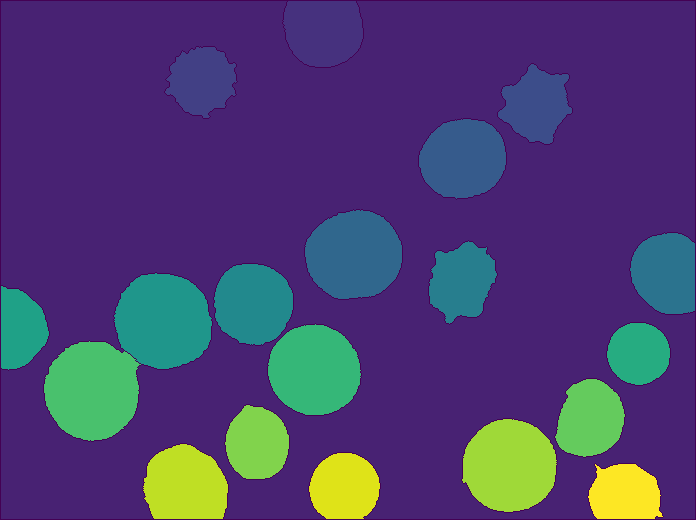
#> input picture my_images/Malaria_5Slices_sl1_ch1_p40_t1_openCV.png, 696 x 520 px, found by its file name
$ python -i openCV_watershed.py   (imports and definitions only)
#> lines starting #> are read from the running program, lines starting #| are printed output that depends on the picture; after the words box and inside, x2 and y2 are one past the last pixel; in counts of white or black regions, pixels touching at a corner belong together
#!/usr/bin/env python3
# -*- coding: utf-8 -*-
"""
Created on Wed Jul 17 14:36:07 2019

@author: reganlamoureux
"""

import cv2
import numpy as np
import os

from matplotlib import pyplot as plt
from scipy import ndimage as ndi

def watershed(image):
    img = cv2.imread('/Users/reganlamoureux/UVM-2019-05-30-15-45-12 Malaria 2x dilution/New Folder With Items/'+image)
#> img is the input picture: shape (520, 696, 3); mean B, G, R 113, 64.3, 75.5
    gray = cv2.cvtColor(img,cv2.COLOR_BGR2GRAY)
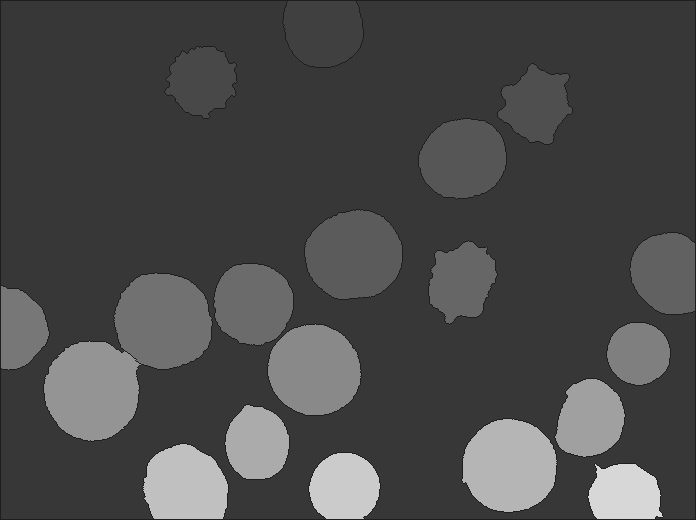
#> gray: shape (520, 696); min 30, max 215, mean 73.5
    ret, thresh = cv2.threshold(gray,0,255,cv2.THRESH_BINARY_INV+cv2.THRESH_OTSU)
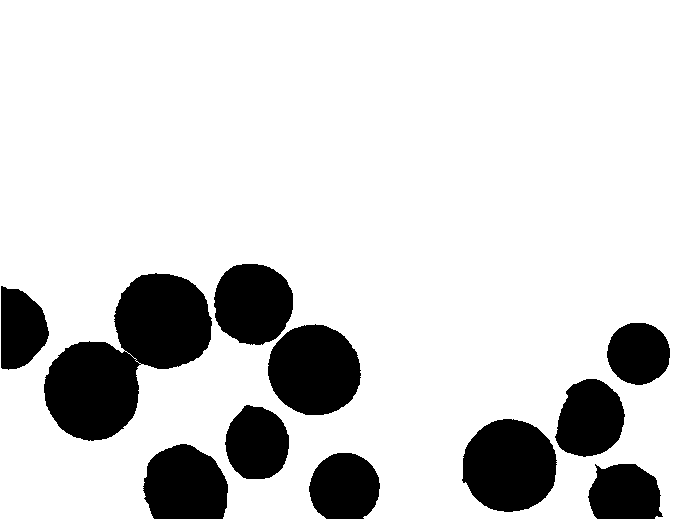
#> thresh: shape (520, 696); 83.5% white; 11 black regions, largest, box (x1, y1, x2, y2) and area: (44, 273, 212, 441) 14820, (462, 419, 557, 512) 6892, (268, 324, 361, 415) 6592
#> ret = 102


    kernel = np.ones((3,3),np.uint8)
    filled = ndi.binary_fill_holes(thresh)
#> filled: shape (520, 696) bool; every value is 1
    filled = np.uint8(filled)

    # sure background area
    sure_bg = cv2.dilate(filled,kernel,iterations=3)

    # Finding sure foreground area
    dist_transform = cv2.distanceTransform(filled,cv2.DIST_L2,5)
#> dist_transform: shape (520, 696) float32; every value is 3.4e+38
    ret, sure_fg = cv2.threshold(dist_transform,0.7*dist_transform.max(),255,0)
#> sure_fg: shape (520, 696) float32; every value is 255
#> ret = 2.38e+38

    # Finding unknown region
    sure_fg = np.uint8(sure_fg)
#> sure_fg: shape (520, 696); every value is 255
    unknown = cv2.subtract(sure_bg,sure_fg)
#> unknown: shape (520, 696); every value is 0

    ret, markers = cv2.connectedComponents(sure_fg)
#> markers: shape (520, 696) int32; every value is 1
#> ret = 2
    markers = markers+1
#> markers: shape (520, 696) int32; every value is 2
    markers[unknown==1] = 0
    markers = cv2.watershed(img, markers)
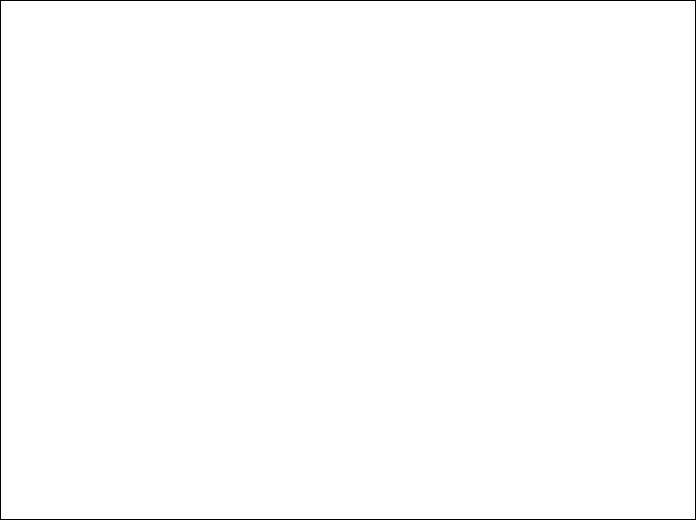
#> markers: shape (520, 696) int32; values -1 (black) and 2 (white), 99.3% white; black in thin lines or dots
    img[markers == -1] = [255,0,0]
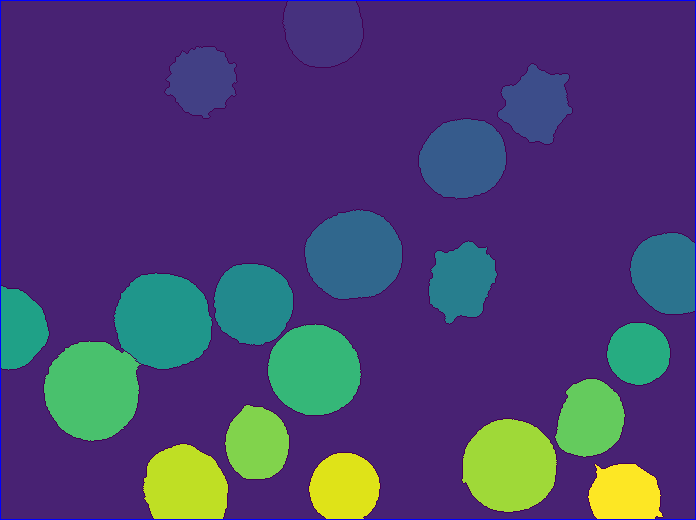
#> img: shape (520, 696, 3); 0.67% of pixels changed, all inside (x1, y1, x2, y2) = (0, 0, 696, 520)


>>> result = watershed('../my_images/Malaria_5Slices_sl1_ch1_p40_t1_openCV.png')
